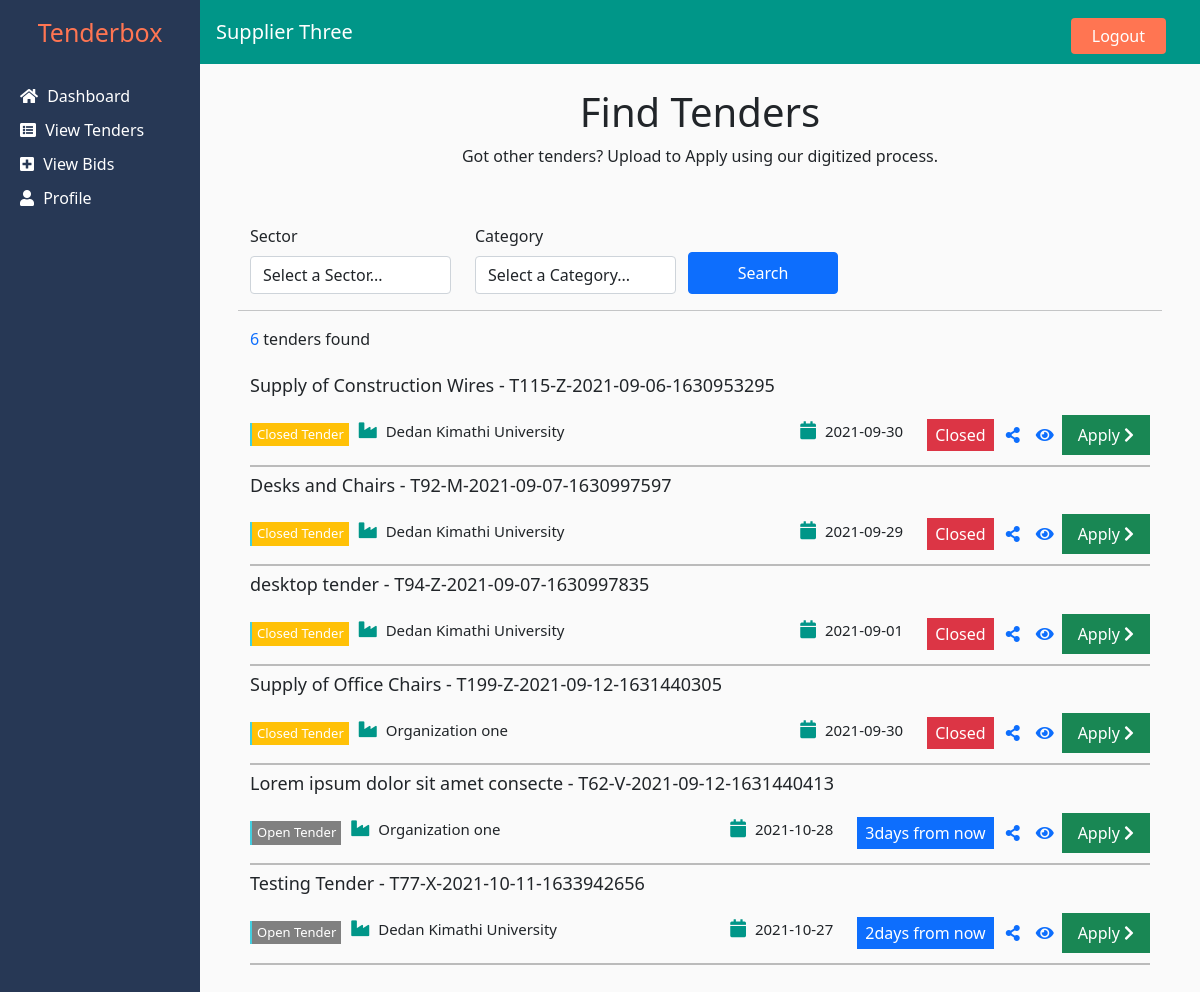
The page /supplier/view_tenders.php (signed in) on the database its author committed.
### tables this page shows
CREATE TABLE `supplier` (
  `id` int(11) NOT NULL,
  `name` varchar(250) NOT NULL,
  `email` varchar(250) NOT NULL,
  `password` varchar(250) NOT NULL,
  `phone` varchar(200) NOT NULL,
  `startyear` int(11) NOT NULL,
  `description` text NOT NULL,
  `type` varchar(200) NOT NULL
);

CREATE TABLE `organisation` (
  `id` int(11) NOT NULL,
  `name` varchar(70) NOT NULL,
  `email` varchar(70) NOT NULL,
  `password` varchar(70) NOT NULL
);

CREATE TABLE `tender` (
  `id` int(11) NOT NULL,
  `org_id` int(11) NOT NULL,
  `tendername` varchar(250) NOT NULL,
  `minbudget` varchar(250) NOT NULL,
  `maxbudget` varchar(255) NOT NULL,
  `period` varchar(250) NOT NULL,
  `description` varchar(1000) NOT NULL,
  `tenderno` varchar(200) NOT NULL,
  `opendate` date NOT NULL,
  `closedate` date NOT NULL,
  `tenderdoc` varchar(200) NOT NULL,
  `sector` varchar(200) NOT NULL,
  `category` varchar(200) NOT NULL,
  `enddate` date NOT NULL
);

### supplier/view_tenders.php (the view, shortened to what this page needs)
<?php
include 'includes/config.php' ;
include 'includes/header.php' ;
$query = "select organisation.name, organisation.email, tender.* from organisation INNER JOIN tender on organisation.id = tender.org_id where organisation.id = tender.org_id";
$result = $conn->query($query);
?>
<main class="d-flex">
    <?php include 'includes/sidebar.php' ?>
    <section class="page-container">
        <div class="row tenders-container">
        <div class="jumbotron my-4">
            <h1 class="text-center">Find Tenders</h1>
            <p class="text-center">Got other tenders? Upload to Apply using our digitized process.</p>
        </div>
        <form class="row my-3 align-items-end">
            <div class="col col-3">
                  <label class="mb-2">Sector</label>
                  <select id="sector-filter" name="sector" class="form-control filter-item">
                      <option value="">Select a Sector...</option>
                  </select>
              </div>
            <div class="col col-3">
                  <label class="mb-2">Category</label>
                  <select id="category" name="category" class="form-control filter-item">
                      <option value="">Select a Category...</option>
                  </select>
              </div>
            <button type="submit" class="btn btn-primary col-2 py-2">Search</button>
        </form>
        <hr>
        <p> <span class="text-primary mr-3"><?php echo mysqli_num_rows($result);  ?></span> tenders found</p>
        <div class="tender-cards">
        <?php
            if(mysqli_num_rows($result) > 0){
                while($data = mysqli_fetch_assoc($result)){
                    $d1 = strtotime($data['closedate']);
                    $d = strtotime(date("Y-m-d"));
                    $diff =  $d1 - ($d);
                ?>
                        <div class="tender-card mt-2">
                            <h3 class="tender-name"><?php echo $data['tendername']. " - ". $data['tenderno'] ?></h3>
                            <div class="tender-des">
                                <div class="left">
                                    <div class="q <?php echo $diff>0?'':"bg-warning" ?>"><?php echo $diff>0?'Open':"Closed" ?> Tender</div>
                                    <h4><i class="fas fa-industry"></i> <?php echo $data['name'] ?></h4>
                                </div>
                                <div class="right">
                                    <h4><i class="fas fa-calendar"></i> <?php echo $data['closedate'] ?></h4>
                                    <div class="bg-<?php echo $diff>0?"primary":"danger"?> text-white px-2 py-1 mx-1"><?php echo $diff>0?($diff/3600/24).'days from now':"Closed" ?> </div>
                                    <div class="icons d-flex cursor-pointer">
                                        <a href="view_tender.php?tender_id=<?php echo $data['tenderno']; ?>">
                                            <i class="fas fa-share-alt mx-2"></i>
                                        </a>
                                        <a href="view_tender.php?tender_id=<?php echo $data['tenderno']; ?>">
                                            <i class="fas fa-eye mx-2"></i>
                                        </a>
                                    </div>
                                    <a href="bid.php?tenderid=<?php echo $data['id']; ?>" class="bg-success apply-link px-3 py-2">Apply <i class="fas fa-chevron-right"></i></a>
                                </div>
                            </div>
                        </div>
                        <?php
                }
            }else{
                ?>
                    <h3>No tender found... try searching other sectors or categories</h3>
                    <?php
            }
            ?>
            </div>
        </div>
    </section>
</main>
<?php include 'includes/footer.php' ?>

### supplier/includes/header.php (shortened to what this page needs)
<?php
include 'config.php';
$supplier_id =$_SESSION['supplier_id'];
$supresult = $conn->query("SELECT * FROM supplier where id ='$supplier_id'");
$array = mysqli_fetch_assoc($supresult);
?>
<!DOCTYPE html>
<html lang="en">
<head>
    <link href="https://cdnjs.cloudflare.com/ajax/libs/font-awesome/5.15.4/css/all.min.css" rel="stylesheet">
    <link rel="stylesheet" href="css/bootstrap.min.css">
    <link rel="stylesheet" href="css/style.css">
</head>
<body>
    <nav class="nav">
        <h1 class="navbar-brand">Tenderbox</h1>
        <div class="nav-bar">
            <h5><?php echo $array['name'] ?></h5>
            <a href="logout.php" class="btn logout-btn" type="submit">Logout</a>
        </div>
    </nav>

### supplier/css/style.css (style rules this page uses)
a, a:hover { text-decoration: none; }
nav.nav { height: 4rem; background-color: #009688; }
.navbar-brand { width: 200px; height: 100%; font-size: 25px; background-color: #273855; display: flex; align-items: center; justify-content: center; color: #ff7552; }
.nav-bar { display: flex; align-items: center; width: calc(100% - 250px); }
.nav-bar h5 { color: #fff; }
.logout-btn, .logout-btn:hover { background-color: #ff7552; margin-left: auto; padding: 5px 20px; color: #fff; }
.page-container { padding: 0px 50px; padding-bottom: 50px; background-color: #fafafa; flex: 1; }
.tender-card .tender-name { font-size: 18px; }
.tender-card { border-bottom: 2px solid rgb(187, 187, 187); }
.tender-des, .left, .right { display: flex; align-items: center; }
.tender-des { padding: 10px 0px; justify-content: space-between; }
.left .q { font-size: 13px; background-color: gray; border-left: 2px solid #42cfdf; padding: 2px 5px; color: #fff; }
.left h4, .right h4 { font-size: 15px; margin-left: 10px; }
.right h4 { margin-right: 20px; }
.left h4 i,.right h4 i { color: #009688; margin-right: 5px; font-size: 18px; }
.icons i { cursor: pointer; }
.apply-link, .apply-link:hover { color: #fff; }

### rows shown on the page
supplier: name "Supplier Three"
organisation: tender.tendername "Supply of Construction Wires", tender.tenderno "T115-Z-2021-09-06-1630953295", shows "Closed", name "Dedan Kimathi University", tender.closedate "2021-09-30", tender.tendername "Desks and Chairs", tender.tenderno "T92-M-2021-09-07-1630997597", tender.closedate "2021-09-29", tender.tendername "desktop tender", tender.tenderno "T94-Z-2021-09-07-1630997835", tender.closedate "2021-09-01", tender.tendername "Testing Tender", tender.tenderno "T77-X-2021-10-11-1633942656", tender.closedate "2021-10-27"
organisation: tender.tendername "Supply of Office Chairs", tender.tenderno "T199-Z-2021-09-12-1631440305", shows "Closed", name "Organization one", tender.closedate "2021-09-30", tender.tendername "Lorem ipsum dolor sit amet consecte", tender.tenderno "T62-V-2021-09-12-1631440413", tender.closedate "2021-10-28"

### other values the page prints
mysqli_num_rows($result) "6"
